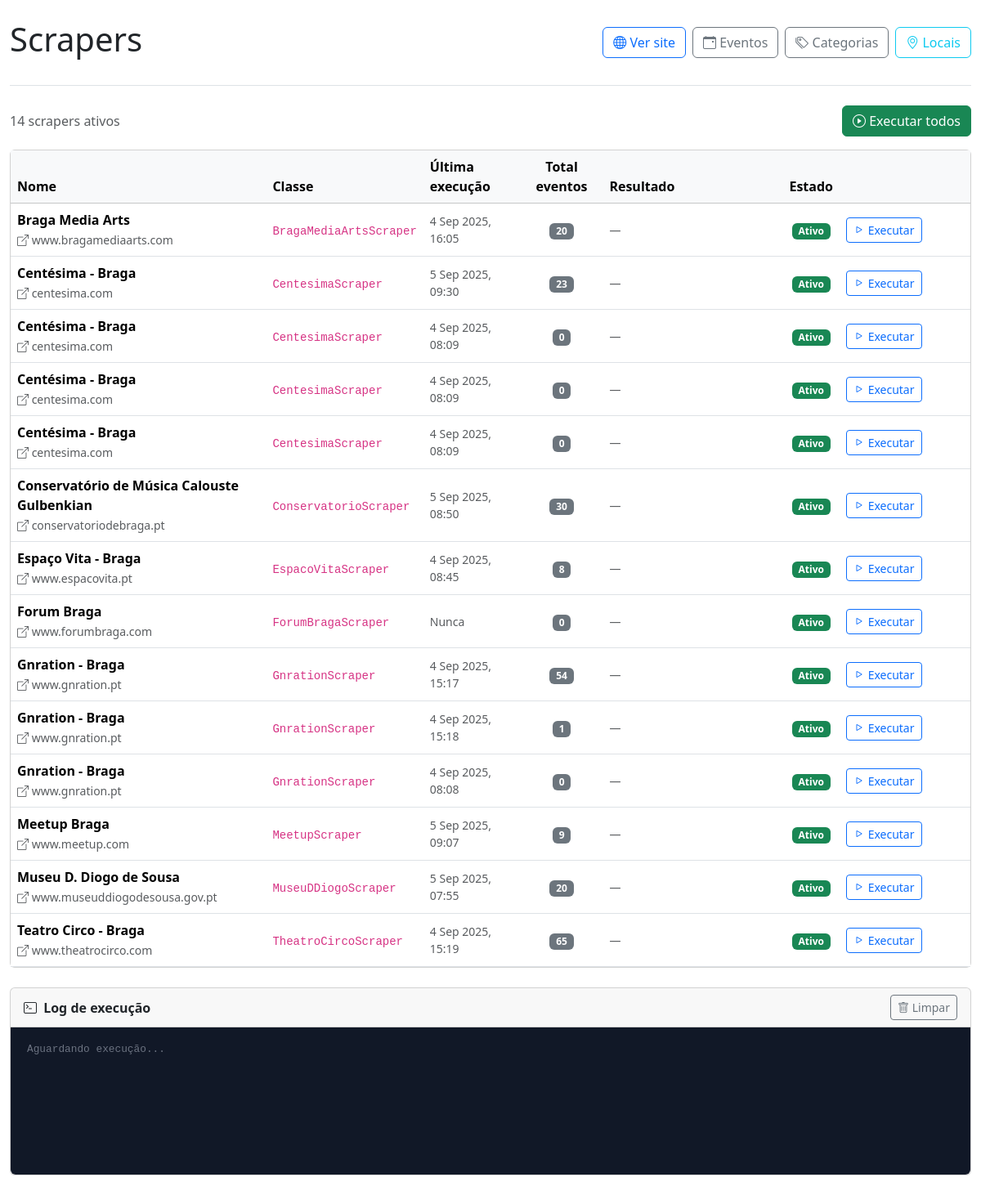
The page /admin/scrapers.php on the database as committed earlier.
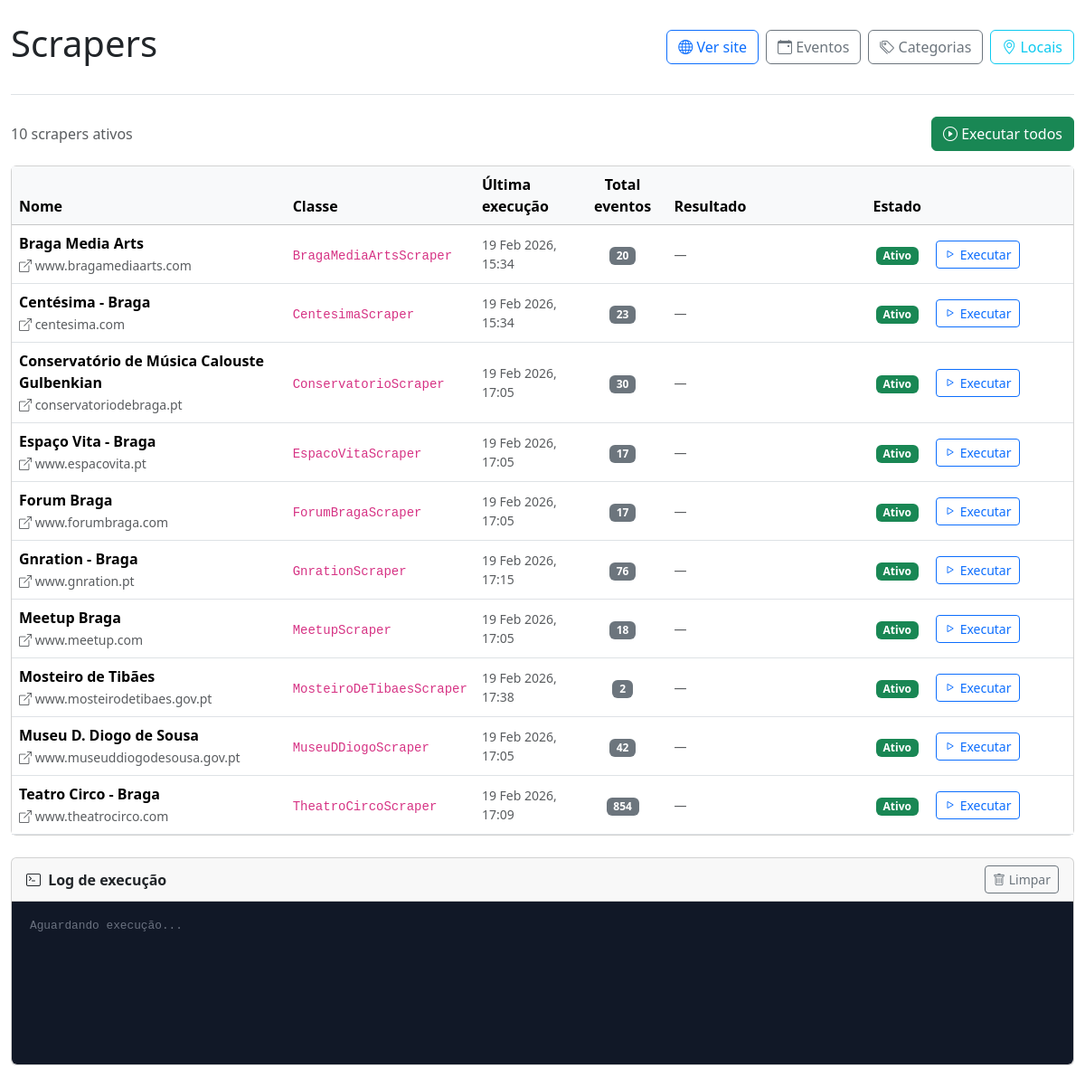
The same page on the database as committed later.
### tables this page shows
CREATE TABLE sources (
            id INTEGER PRIMARY KEY AUTOINCREMENT,
            name TEXT NOT NULL,
            url TEXT NOT NULL,
            scraper_class TEXT NOT NULL,
            active BOOLEAN DEFAULT 1,
            last_scraped DATETIME,
            created_at DATETIME DEFAULT CURRENT_TIMESTAMP
        );

### admin/scrapers.php (the view, shortened to what this page needs)
<?php
$db  = new Database();
$pdo = $db->getConnection();
$stmt    = $pdo->query("SELECT * FROM sources ORDER BY name");
$sources = $stmt->fetchAll(PDO::FETCH_ASSOC);
$countStmt = $pdo->query("SELECT source_id, COUNT(*) as cnt FROM events GROUP BY source_id");
$eventCounts = [];
foreach ($countStmt->fetchAll(PDO::FETCH_ASSOC) as $row) {
    $eventCounts[$row['source_id']] = $row['cnt'];
}
$activeSources = array_filter($sources, fn($s) => $s['active']);
?>
<!DOCTYPE html>
<html lang="pt">
<head>
    <link href="https://cdn.jsdelivr.net/npm/bootstrap@5.3.2/dist/css/bootstrap.min.css" rel="stylesheet">
    <link href="https://cdn.jsdelivr.net/npm/bootstrap-icons@1.11.0/font/bootstrap-icons.css" rel="stylesheet">
</head>
<body>
<div class="container-fluid">
    <header class="py-4 border-bottom">
        <div class="d-flex justify-content-between align-items-center flex-wrap gap-2">
            <h1>Scrapers</h1>
            <nav class="d-flex gap-2 flex-wrap">
                <a href="../index.php" class="btn btn-outline-primary">
                    <i class="bi bi-globe"></i> Ver site
                </a>
                <a href="index.php" class="btn btn-outline-secondary">
                    <i class="bi bi-calendar-event"></i> Eventos
                </a>
                <a href="categories.php" class="btn btn-outline-secondary">
                    <i class="bi bi-tags"></i> Categorias
                </a>
                <a href="venues.php" class="btn btn-outline-info">
                    <i class="bi bi-geo-alt"></i> Locais
                </a>
            </nav>
        </div>
    </header>
    <main class="py-4">
        <div class="d-flex justify-content-between align-items-center mb-3">
            <p class="text-muted mb-0">
                <?= count($activeSources) ?> scraper<?= count($activeSources) !== 1 ? 's' : '' ?> ativos
            </p>
            <button class="btn btn-success" id="runAllBtn" <?= empty($activeSources) ? 'disabled' : '' ?>>
                <i class="bi bi-play-circle"></i> Executar todos
            </button>
        </div>
        <div class="card mb-4">
            <div class="card-body p-0">
                <?php if (empty($sources)): ?>
                    <div class="text-center py-5 text-muted">
                        <i class="bi bi-inbox fs-1 d-block mb-2"></i>
                        Nenhum scraper configurado.
                    </div>
                <?php else: ?>
                <div class="table-responsive">
                    <table class="table table-hover align-middle mb-0">
                        <thead class="table-light">
                            <tr>
                                <th>Nome</th>
                                <th>Classe</th>
                                <th>Última execução</th>
                                <th class="text-center">Total eventos</th>
                                <th>Resultado</th>
                                <th class="text-center">Estado</th>
                                <th style="width:160px;"></th>
                            </tr>
                        </thead>
                        <tbody>
                            <?php foreach ($sources as $source): ?>
                            <tr class="scraper-row" data-id="<?= $source['id'] ?>">
                                <td>
                                    <strong><?= htmlspecialchars($source['name']) ?></strong>
                                    <?php if ($source['url']): ?>
                                    <br><a href="<?= htmlspecialchars($source['url']) ?>" target="_blank"
                                           class="text-muted small text-decoration-none">
                                        <i class="bi bi-box-arrow-up-right"></i>
                                        <?= htmlspecialchars(parse_url($source['url'], PHP_URL_HOST) ?: $source['url']) ?>
                                    </a>
                                    <?php endif; ?>
                                </td>
                                <td><code class="small"><?= htmlspecialchars($source['scraper_class']) ?></code></td>
                                <td class="last-run-cell text-muted small">
                                    <?php if ($source['last_scraped']): ?>
                                        <?= date('j M Y, H:i', strtotime($source['last_scraped'])) ?>
                                    <?php else: ?>
                                        <span class="text-muted">Nunca</span>
                                    <?php endif; ?>
                                </td>
                                <td class="text-center">
                                    <span class="badge bg-secondary total-count-badge">
                                        <?= $eventCounts[$source['id']] ?? 0 ?>
                                    </span>
                                </td>
                                <td class="result-cell">
                                    <span class="run-result text-muted small">—</span>
                                </td>
                                <td class="text-center">
                                    <?php if ($source['active']): ?>
                                        <span class="badge bg-success">Ativo</span>
                                    <?php else: ?>
                                        <span class="badge bg-secondary">Inativo</span>
                                    <?php endif; ?>
                                </td>
                                <td>
                                    <div class="d-flex gap-2 align-items-center">
                                        <button class="btn btn-sm btn-outline-primary run-btn"
                                                data-id="<?= $source['id'] ?>"
                                                <?= $source['active'] ? '' : 'disabled' ?>>
                                            <i class="bi bi-play"></i> Executar
                                        </button>
                                    </div>
                                </td>
                            </tr>
                            <?php endforeach; ?>
                        </tbody>
                    </table>
                </div>
                <?php endif; ?>
            </div>
        </div>
        <div class="card">
            <div class="card-header d-flex justify-content-between align-items-center py-2">
                <span class="fw-semibold"><i class="bi bi-terminal me-1"></i> Log de execução</span>
                <button class="btn btn-sm btn-outline-secondary" id="clearLogBtn">
                    <i class="bi bi-trash"></i> Limpar
                </button>
            </div>
            <div class="log-panel" id="logPanel">
                <p class="log-line log-muted">Aguardando execução...</p>
            </div>
        </div>
    </main>
</div>
</body>
</html>

### admin/scrapers.php (style rules this page uses)
.result-cell { min-width: 220px; }
.log-panel { background: #111827; color: #d1d5db; font-family: 'Courier New', monospace; font-size: 0.8rem; border-radius: 0 0 6px 6px; padding: 1rem 1.25rem; min-height: 180px; max-height: 420px; overflow-y: auto; }
.log-line { margin: 0; line-height: 1.65; }
.log-muted { color: #6b7280; }

Rows that differ between the two databases and show on the page:
removed sources: name "Centésima - Braga", url "centesima.com", scraper_class "CentesimaScraper", last_scraped "4 Sep 2025, 08:09", id "0", active "Ativo"
removed sources: name "Centésima - Braga", url "centesima.com", scraper_class "CentesimaScraper", last_scraped "4 Sep 2025, 08:09", id "0", active "Ativo"
removed sources: name "Centésima - Braga", url "centesima.com", scraper_class "CentesimaScraper", last_scraped "4 Sep 2025, 08:09", id "0", active "Ativo"
removed sources: name "Gnration - Braga", url "www.gnration.pt", scraper_class "GnrationScraper", last_scraped "4 Sep 2025, 15:18", id "1", active "Ativo"
removed sources: name "Gnration - Braga", url "www.gnration.pt", scraper_class "GnrationScraper", last_scraped "4 Sep 2025, 08:08", id "0", active "Ativo"
changed sources "Braga Media Arts": last_scraped "4 Sep 2025, 16:05" → "19 Feb 2026, 15:34"
changed sources "Centésima - Braga": last_scraped "5 Sep 2025, 09:30" → "19 Feb 2026, 15:34"
changed sources "Conservatório de Música Calouste Gulbenkian": last_scraped "5 Sep 2025, 08:50" → "19 Feb 2026, 17:05"
changed sources "Espaço Vita - Braga": last_scraped "4 Sep 2025, 08:45" → "19 Feb 2026, 17:05"; id "8" → "17"
changed sources "Forum Braga": last_scraped (not shown) → "19 Feb 2026, 17:05"; id "0" → "17"; no longer shows "Nunca"
changed sources "Gnration - Braga": last_scraped "4 Sep 2025, 15:17" → "19 Feb 2026, 17:15"; id "54" → "76"
changed sources "Meetup Braga": last_scraped "5 Sep 2025, 09:07" → "19 Feb 2026, 17:05"; id "9" → "18"
added sources: name "Mosteiro de Tibães", url "www.mosteirodetibaes.gov.pt", scraper_class "MosteiroDeTibaesScraper", last_scraped "19 Feb 2026, 17:38", id "2", active "Ativo"
changed sources "Museu D. Diogo de Sousa": last_scraped "5 Sep 2025, 07:55" → "19 Feb 2026, 17:05"; id "20" → "42"
changed sources "Teatro Circo - Braga": last_scraped "4 Sep 2025, 15:19" → "19 Feb 2026, 17:09"; id "65" → "854"
Other text that changed with them:
count($activeSources): "14" → "10"
